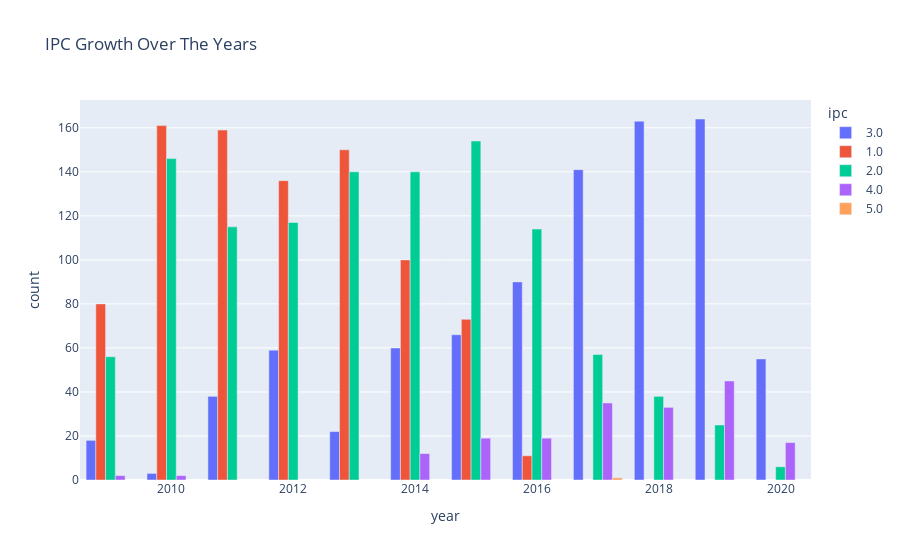

The notebook cell this image was saved under:
### Code cell
food_updated = pd.read_csv("data/food_crises_updated.csv")
a = food_updated[food_updated['ipc'].isna() == False]
a = a.sort_values('ipc')
a['ipc'] = a['ipc'].astype('string')
b = a[['year', 'ipc']].value_counts()
c = b.to_frame(name='count')
d = c.reset_index()
fig_bar = px.bar(d, x="year", y="count", color="ipc", barmode='group', title='IPC Growth Over The Years')
fig_bar.show()

### Figure 1 — Plotly figure (JSON) as saved in the notebook; plotly's stock layout.template omitted (floating-point values rounded to 4 significant figures)
{"data": [{"alignmentgroup": "True", "hovertemplate": "ipc=3.0<br>year=%{x}<br>count=%{y}<extra></extra>", "legendgroup": "3.0", "marker": {"color": "#636efa", "pattern": {"shape": ""}}, "name": "3.0", "offsetgroup": "3.0", "orientation": "v", "showlegend": true, "textposition": "auto", "type": "bar", "x": [2019, 2018, 2017, 2016, 2015, 2014, 2012, 2020, 2011, 2013, 2009, 2010], "xaxis": "x", "y": [164, 163, 141, 90, 66, 60, 59, 55, 38, 22, 18, 3], "yaxis": "y"}, {"alignmentgroup": "True", "hovertemplate": "ipc=1.0<br>year=%{x}<br>count=%{y}<extra></extra>", "legendgroup": "1.0", "marker": {"color": "#EF553B", "pattern": {"shape": ""}}, "name": "1.0", "offsetgroup": "1.0", "orientation": "v", "showlegend": true, "textposition": "auto", "type": "bar", "x": [2010, 2011, 2013, 2012, 2014, 2009, 2015, 2016], "xaxis": "x", "y": [161, 159, 150, 136, 100, 80, 73, 11], "yaxis": "y"}, {"alignmentgroup": "True", "hovertemplate": "ipc=2.0<br>year=%{x}<br>count=%{y}<extra></extra>", "legendgroup": "2.0", "marker": {"color": "#00cc96", "pattern": {"shape": ""}}, "name": "2.0", "offsetgroup": "2.0", "orientation": "v", "showlegend": true, "textposition": "auto", "type": "bar", "x": [2015, 2010, 2013, 2014, 2012, 2011, 2016, 2017, 2009, 2018, 2019, 2020], "xaxis": "x", "y": [154, 146, 140, 140, 117, 115, 114, 57, 56, 38, 25, 6], "yaxis": "y"}, {"alignmentgroup": "True", "hovertemplate": "ipc=4.0<br>year=%{x}<br>count=%{y}<extra></extra>", "legendgroup": "4.0", "marker": {"color": "#ab63fa", "pattern": {"shape": ""}}, "name": "4.0", "offsetgroup": "4.0", "orientation": "v", "showlegend": true, "textposition": "auto", "type": "bar", "x": [2019, 2017, 2018, 2015, 2016, 2020, 2014, 2009, 2010], "xaxis": "x", "y": [45, 35, 33, 19, 19, 17, 12, 2, 2], "yaxis": "y"}, {"alignmentgroup": "True", "hovertemplate": "ipc=5.0<br>year=%{x}<br>count=%{y}<extra></extra>", "legendgroup": "5.0", "marker": {"color": "#FFA15A", "pattern": {"shape": ""}}, "name": "5.0", "offsetgroup": "5.0", "orientation": "v", "showlegend": true, "textposition": "auto", "type": "bar", "x": [2017], "xaxis": "x", "y": [1], "yaxis": "y"}], "layout": {"barmode": "group", "legend": {"title": {"text": "ipc"}, "tracegroupgap": 0}, "title": {"text": "IPC Growth Over The Years"}, "xaxis": {"anchor": "y", "domain": [0, 1], "title": {"text": "year"}}, "yaxis": {"anchor": "x", "domain": [0, 1], "title": {"text": "count"}}}}
